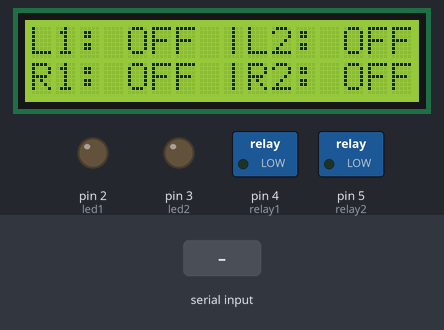
Simulated run of this sketch. Board: Arduino Uno, built with avr-gcc and run on an emulated ATmega328P. Shown: 16×2 character LCD, switched loads named in the sketch (green lamp = pin HIGH), output pins drawn as LEDs (lit = HIGH). The inputs (shaded band) are chosen by the test bench.

Above: at 1.2 s.
1.3 s: "1" received over Serial
At 3.3 s:
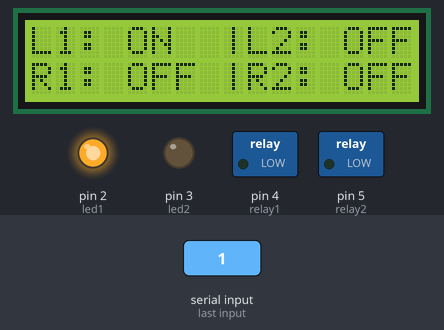
3.6 s: "3" received over Serial
At 5.0 s:
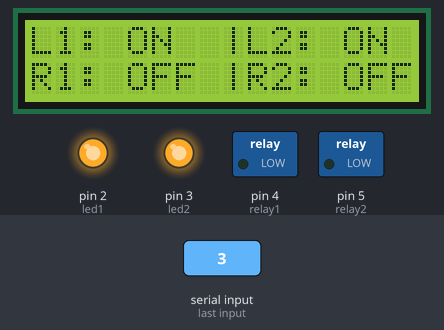
5.6 s: "2" received over Serial
At 6.7 s:
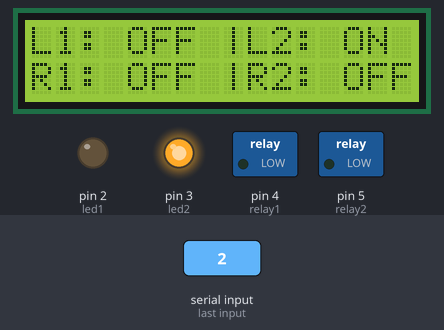
7.7 s: "5" received over Serial
At 9.4 s:
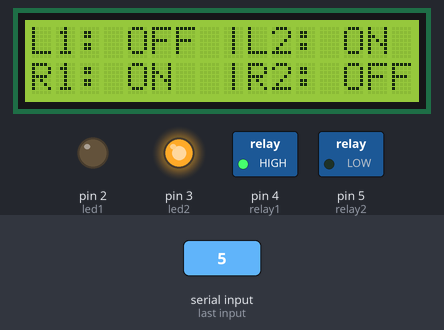
9.7 s: "4" received over Serial
At 11.3 s:
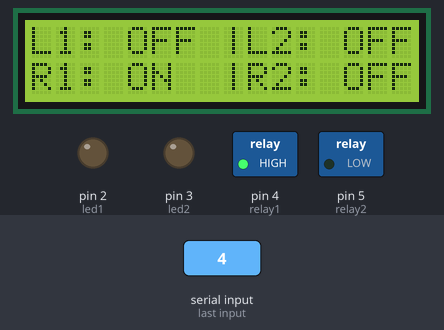
11.7 s: "7" received over Serial
At 13.0 s:
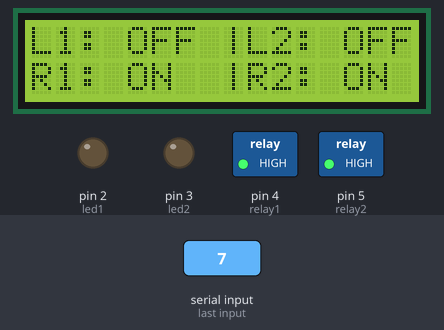
Timing chart, 0 to 14.7 s (numbered marks = the images above; inputs shaded):
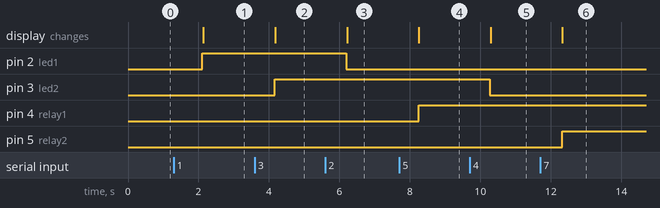

The sketch:

EXP15.ino
```cpp
#include <Wire.h>
#include <LiquidCrystal_I2C.h>
LiquidCrystal_I2C lcd(0x27,16,2);
int led1 = 2;
int led2 = 3;
int relay1 = 4;
int relay2 = 5;
int led1data=0;
int led2data=0;
int relay1data=0;
int relay2data=0;
char data;
void setup()
{
  Serial.begin(9600);
pinMode(led1 , OUTPUT);
pinMode(led2 , OUTPUT);
pinMode(relay1 , OUTPUT);
pinMode(relay2 , OUTPUT);
lcd.begin();
lcd.backlight();
}
void loop()
{
if (Serial.available())
{
data = Serial.read();
if(data=='1')
{
led1data=1;
//l1=1;
}
else if(data=='2')
{
led1data=0;
//l1=0;
}
else if(data=='3')
{
led2data=1;
//l2=1;
}
else if(data=='4')
{
led2data=0;
//l2=0;
}
else if(data=='5')
{
relay1data=1;
//r1=1;
}
else if(data=='6')
{
relay1data=0;
//r1=0;
}
else if(data=='7')
{
relay2data=1;
//r2=1;
}
else if(data=='8')
{
relay2data=0;
//r2=0;
}
else if(data=='9')
{

led1data=0;led2data=0;relay1data=0;relay2data=0;
}
else
{

delay(100);
}
}
lcd.clear();
lcd.setCursor(0,0);
if(led1data==1)
{
lcd.print("L1: ON  |");
digitalWrite(led1, HIGH);
}
else
{
lcd.print("L1: OFF |");
digitalWrite(led1, LOW);
}
if(led2data==1)
{
lcd.print("L2: ON  |");
digitalWrite(led2, HIGH);
}
else
{
lcd.print("L2: OFF |");
digitalWrite(led2, LOW);
}
lcd.setCursor(0,1);
if(relay1data==1)
{
lcd.print("R1: ON  |");
digitalWrite(relay1, HIGH);
}
else
{
lcd.print("R1: OFF |");
digitalWrite(relay1, LOW);
}
if(relay2data==1)
{
lcd.print("R2: ON  |");
digitalWrite(relay2, HIGH);
}
else
{
lcd.print("R2: OFF |");
digitalWrite(relay2, LOW);
}
delay(2000);
}
```

Measured:
- after the input at 1.3 s, pin 2 (led1): LOW → HIGH after 0.81 s; the display: changes after 0.84 s (image 1)
- after the input at 3.6 s, pin 3 (led2): LOW → HIGH after 0.56 s; the display: changes after 0.58 s (image 2)
- after the input at 5.6 s, pin 2 (led1): HIGH → LOW after 0.59 s; the display: changes after 0.61 s (image 3)
- after the input at 7.7 s, pin 4 (relay1): LOW → HIGH after 0.54 s; the display: changes after 0.55 s (image 4)
- after the input at 9.7 s, pin 3 (led2): HIGH → LOW after 0.57 s; the display: changes after 0.59 s (image 5)
- after the input at 11.7 s, pin 5 (relay2): LOW → HIGH after 0.63 s; the display: changes after 0.63 s (image 6)
